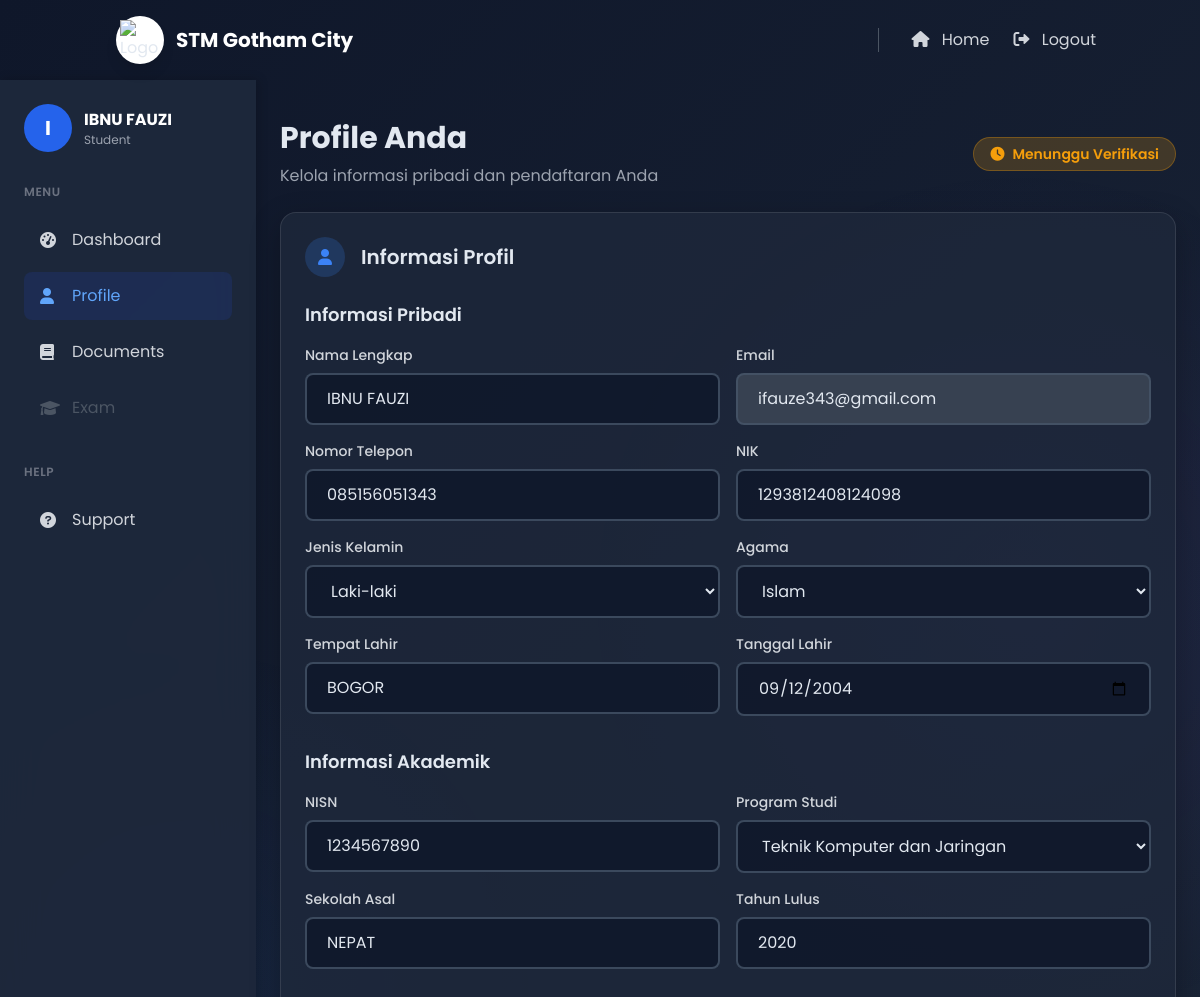
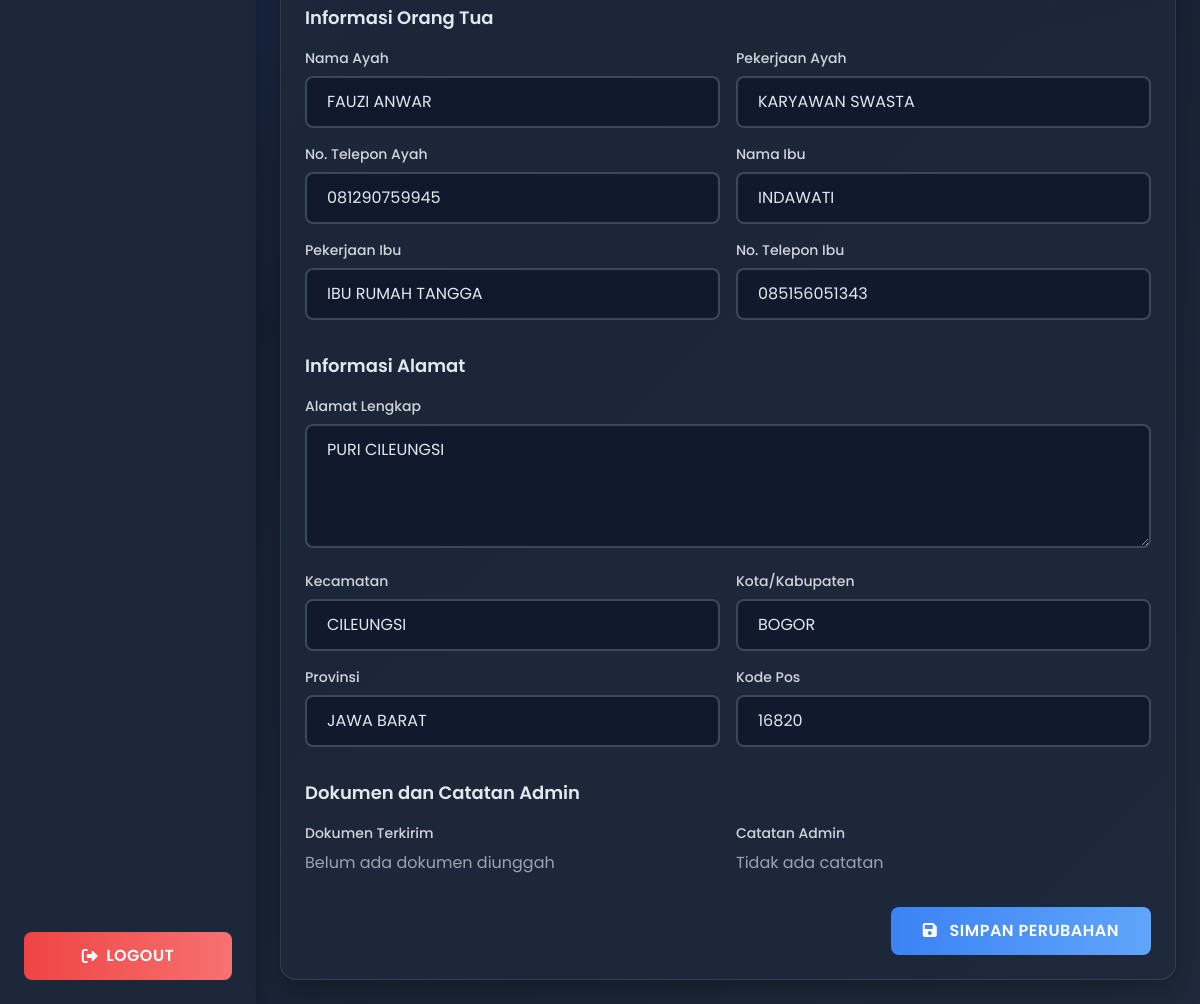
/login/student_profile.php (signed in), run on the app's committed database (2 pictures, top to bottom).
### tables this page shows
CREATE TABLE `registrations` (
  `id` int(11) NOT NULL AUTO_INCREMENT,
  `user_id` int(11) NOT NULL,
  `email` varchar(255) NOT NULL,
  `full_name` varchar(255) NOT NULL,
  `nisn` char(10) NOT NULL,
  `status` enum('Menunggu Verifikasi','Terverifikasi','Diterima','Ditolak') DEFAULT 'Menunggu Verifikasi',
  `admin_notes` text DEFAULT NULL,
  `created_at` datetime DEFAULT current_timestamp(),
  `exam_permission` tinyint(1) DEFAULT 0,
  `major_id` int(11) DEFAULT NULL,
  `phone` varchar(15) DEFAULT NULL,
  `birth_date` date DEFAULT NULL,
  `address` text DEFAULT NULL,
  `program` varchar(100) DEFAULT NULL,
  `gender` enum('Laki-laki','Perempuan') DEFAULT NULL,
  `birth_place` varchar(100) DEFAULT NULL,
  `nik` char(16) DEFAULT NULL,
  `religion` varchar(50) DEFAULT NULL,
  `previous_school` varchar(255) DEFAULT NULL,
  `graduation_year` year(4) DEFAULT NULL,
  `father_name` varchar(255) DEFAULT NULL,
  `father_occupation` varchar(100) DEFAULT NULL,
  `father_phone` varchar(15) DEFAULT NULL,
  `mother_name` varchar(255) DEFAULT NULL,
  `mother_occupation` varchar(100) DEFAULT NULL,
  `mother_phone` varchar(15) DEFAULT NULL,
  `district` varchar(100) DEFAULT NULL,
  `city` varchar(100) DEFAULT NULL,
  `province` varchar(100) DEFAULT NULL,
  `postal_code` varchar(10) DEFAULT NULL,
  `updated_at` datetime DEFAULT NULL,
  PRIMARY KEY (`id`),
  KEY `user_id` (`user_id`),
  KEY `major_id` (`major_id`),
  CONSTRAINT `registrations_ibfk_1` FOREIGN KEY (`user_id`) REFERENCES `users` (`user_id`) ON DELETE CASCADE,
  CONSTRAINT `registrations_ibfk_2` FOREIGN KEY (`major_id`) REFERENCES `majors` (`id`)
);

CREATE TABLE `majors` (
  `id` int(11) NOT NULL AUTO_INCREMENT,
  `name` varchar(100) NOT NULL,
  PRIMARY KEY (`id`)
);

### login/student_profile.php (the view, shortened to what the rows shown need)
<?php
$servername = "localhost";
$username = "root";
$password = "";
$dbname = "stm_gotham";
$conn = new mysqli($servername, $username, $password, $dbname);
$email = $_SESSION['email'];
$sql = "SELECT id, full_name, email, phone, birth_date, address, program, status, admin_notes, gender, birth_place, nik, religion, previous_school, nisn, graduation_year, father_name, father_occupation, father_phone, mother_name, mother_occupation, mother_phone, district, city, province, postal_code, exam_permission, major_id FROM registrations WHERE email = ?";
$stmt = $conn->prepare($sql);
$stmt->bind_param("s", $email);
$stmt->execute();
$result = $stmt->get_result();
$student = $result->fetch_assoc();
$sql_majors = "SELECT id, name FROM majors ORDER BY name";
$result_majors = $conn->query($sql_majors);
$majors = $result_majors->fetch_all(MYSQLI_ASSOC);
?>
<!DOCTYPE html>
<html lang="id">
<head>
    <script src="https://cdn.tailwindcss.com"></script>
    <link href="https://cdnjs.cloudflare.com/ajax/libs/font-awesome/6.0.0-beta3/css/all.min.css" rel="stylesheet">
</head>
<body>
    <div class="flex min-h-screen pt-24">
        <aside id="sidebar" class="sidebar w-64 fixed top-20 bottom-0 p-6 hidden md:block">
            <div class="flex items-center space-x-3 mb-8">
                <div class="w-12 h-12 rounded-full bg-blue-600 flex items-center justify-center">
                    <span class="text-xl font-bold text-white">
                        <?php echo substr($student['full_name'] ?? 'S', 0, 1); ?>
                    </span>
                </div>
                <div>
                    <h3 class="font-bold text-white">
                        <?php echo htmlspecialchars($student['full_name'] ?? 'Student'); ?>
                    </h3>
                    <p class="text-xs text-gray-400">Student</p>
                </div>
            </div>
        </aside>
        <main class="content flex-1 p-6 md:ml-64">
            <div class="max-w-7xl mx-auto">
                <div class="flex flex-col md:flex-row md:items-center md:justify-between mb-6">
                    <div>
                        <h1 class="text-3xl font-bold mb-2 slide-in">Profile Anda</h1>
                    </div>
                    <div class="mt-4 md:mt-0">
                        <?php
                        $statusClass = '';
                        $statusIcon = '';
                        switch($student['status']) {
                            case 'Menunggu Verifikasi':
                                $statusClass = 'status-pending';
                                $statusIcon = 'fa-clock';
                                break;
                        }
                        ?>
                        <div class="<?php echo $statusClass; ?> status-badge slide-in">
                            <i class="fas <?php echo $statusIcon; ?>"></i>
                            <?php echo htmlspecialchars($student['status']); ?>
                        </div>
                    </div>
                </div>
                <div class="card p-6 slide-in">
                    <div class="flex items-center space-x-4 mb-6">
                        <h2 class="text-xl font-semibold">Informasi Profil</h2>
                    </div>
                    <form id="profileForm" method="POST" class="space-y-8">
                        <div>
                            <div class="grid grid-cols-1 md:grid-cols-2 gap-4">
                                <div>
                                    <label for="full_name" class="block text-sm font-medium text-gray-300 mb-2">Nama Lengkap</label>
                                    <input type="text" id="full_name" name="full_name" value="<?php echo htmlspecialchars($student['full_name'] ?? ''); ?>" class="input-field w-full" required>
                                </div>
                                <div>
                                    <label for="email" class="block text-sm font-medium text-gray-300 mb-2">Email</label>
                                    <input type="email" id="email" value="<?php echo htmlspecialchars($student['email'] ?? ''); ?>" class="input-field w-full bg-gray-700" readonly>
                                </div>
                                <div>
                                    <label for="phone" class="block text-sm font-medium text-gray-300 mb-2">Nomor Telepon</label>
                                    <input type="tel" id="phone" name="phone" value="<?php echo htmlspecialchars($student['phone'] ?? ''); ?>" class="input-field w-full" pattern="[0-9]{0,15}">
                                </div>
                                <div>
                                    <label for="nik" class="block text-sm font-medium text-gray-300 mb-2">NIK</label>
                                    <input type="text" id="nik" name="nik" value="<?php echo htmlspecialchars($student['nik'] ?? ''); ?>" class="input-field w-full" pattern="\d{16}">
                                </div>
                                <div>
                                    <label for="gender" class="block text-sm font-medium text-gray-300 mb-2">Jenis Kelamin</label>
                                    <select id="gender" name="gender" class="input-field w-full">
                                        <option value="Laki-laki" <?php echo $student['gender'] === 'Laki-laki' ? 'selected' : ''; ?>>Laki-laki</option>
                                    </select>
                                </div>
                                <div>
                                    <label for="religion" class="block text-sm font-medium text-gray-300 mb-2">Agama</label>
                                    <select id="religion" name="religion" class="input-field w-full">
                                        <option value="Islam" <?php echo $student['religion'] === 'Islam' ? 'selected' : ''; ?>>Islam</option>
                                    </select>
                                </div>
                                <div>
                                    <label for="birth_place" class="block text-sm font-medium text-gray-300 mb-2">Tempat Lahir</label>
                                    <input type="text" id="birth_place" name="birth_place" value="<?php echo htmlspecialchars($student['birth_place'] ?? ''); ?>" class="input-field w-full">
                                </div>
                                <div>
                                    <label for="birth_date" class="block text-sm font-medium text-gray-300 mb-2">Tanggal Lahir</label>
                                    <input type="date" id="birth_date" name="birth_date" value="<?php echo htmlspecialchars($student['birth_date'] ?? ''); ?>" class="input-field w-full">
                                </div>
                            </div>
                        </div>
                        <div>
                            <div class="grid grid-cols-1 md:grid-cols-2 gap-4">
                                <div>
                                    <label for="nisn" class="block text-sm font-medium text-gray-300 mb-2">NISN</label>
                                    <input type="text" id="nisn" name="nisn" value="<?php echo htmlspecialchars($student['nisn'] ?? ''); ?>" class="input-field w-full" pattern="\d{10}" required>
                                </div>
                                <div>
                                    <label for="major_id" class="block text-sm font-medium text-gray-300 mb-2">Program Studi</label>
                                    <select id="major_id" name="major_id" class="input-field w-full">
                                        <?php foreach ($majors as $major): ?>
                                            <option value="<?php echo htmlspecialchars($major['id']); ?>" <?php echo $student['major_id'] == $major['id'] ? 'selected' : ''; ?>>
                                                <?php echo htmlspecialchars($major['name']); ?>
                                            </option>
                                        <?php endforeach; ?>
                                    </select>
                                </div>
                                <div>
                                    <label for="previous_school" class="block text-sm font-medium text-gray-300 mb-2">Sekolah Asal</label>
                                    <input type="text" id="previous_school" name="previous_school" value="<?php echo htmlspecialchars($student['previous_school'] ?? ''); ?>" class="input-field w-full">
                                </div>
                                <div>
                                    <label for="graduation_year" class="block text-sm font-medium text-gray-300 mb-2">Tahun Lulus</label>
                                    <input type="text" id="graduation_year" name="graduation_year" value="<?php echo htmlspecialchars($student['graduation_year'] ?? ''); ?>" class="input-field w-full" pattern="(19[0-9]{2}|20[0-9]{2}|21[0-5][0-5])">
                                </div>
                            </div>
                        </div>
                        <div>
                            <div class="grid grid-cols-1 md:grid-cols-2 gap-4">
                                <div>
                                    <label for="father_name" class="block text-sm font-medium text-gray-300 mb-2">Nama Ayah</label>
                                    <input type="text" id="father_name" name="father_name" value="<?php echo htmlspecialchars($student['father_name'] ?? ''); ?>" class="input-field w-full">
                                </div>
                                <div>
                                    <label for="father_occupation" class="block text-sm font-medium text-gray-300 mb-2">Pekerjaan Ayah</label>
                                    <input type="text" id="father_occupation" name="father_occupation" value="<?php echo htmlspecialchars($student['father_occupation'] ?? ''); ?>" class="input-field w-full">
                                </div>
                                <div>
                                    <label for="father_phone" class="block text-sm font-medium text-gray-300 mb-2">No. Telepon Ayah</label>
                                    <input type="tel" id="father_phone" name="father_phone" value="<?php echo htmlspecialchars($student['father_phone'] ?? ''); ?>" class="input-field w-full" pattern="[0-9]{0,15}">
                                </div>
                                <div>
                                    <label for="mother_name" class="block text-sm font-medium text-gray-300 mb-2">Nama Ibu</label>
                                    <input type="text" id="mother_name" name="mother_name" value="<?php echo htmlspecialchars($student['mother_name'] ?? ''); ?>" class="input-field w-full">
                                </div>
                                <div>
                                    <label for="mother_occupation" class="block text-sm font-medium text-gray-300 mb-2">Pekerjaan Ibu</label>
                                    <input type="text" id="mother_occupation" name="mother_occupation" value="<?php echo htmlspecialchars($student['mother_occupation'] ?? ''); ?>" class="input-field w-full">
                                </div>
                                <div>
                                    <label for="mother_phone" class="block text-sm font-medium text-gray-300 mb-2">No. Telepon Ibu</label>
                                    <input type="tel" id="mother_phone" name="mother_phone" value="<?php echo htmlspecialchars($student['mother_phone'] ?? ''); ?>" class="input-field w-full" pattern="[0-9]{0,15}">
                                </div>
                            </div>
                        </div>
                        <div>
                            <div class="grid grid-cols-1 md:grid-cols-2 gap-4">
                                <div class="md:col-span-2">
                                    <label for="address" class="block text-sm font-medium text-gray-300 mb-2">Alamat Lengkap</label>
                                    <textarea id="address" name="address" class="input-field w-full" rows="4"><?php echo htmlspecialchars($student['address'] ?? ''); ?></textarea>
                                </div>
                                <div>
                                    <label for="district" class="block text-sm font-medium text-gray-300 mb-2">Kecamatan</label>
                                    <input type="text" id="district" name="district" value="<?php echo htmlspecialchars($student['district'] ?? ''); ?>" class="input-field w-full">
                                </div>
                                <div>
                                    <label for="city" class="block text-sm font-medium text-gray-300 mb-2">Kota/Kabupaten</label>
                                    <input type="text" id="city" name="city" value="<?php echo htmlspecialchars($student['city'] ?? ''); ?>" class="input-field w-full">
                                </div>
                                <div>
                                    <label for="province" class="block text-sm font-medium text-gray-300 mb-2">Provinsi</label>
                                    <input type="text" id="province" name="province" value="<?php echo htmlspecialchars($student['province'] ?? ''); ?>" class="input-field w-full">
                                </div>
                                <div>
                                    <label for="postal_code" class="block text-sm font-medium text-gray-300 mb-2">Kode Pos</label>
                                    <input type="text" id="postal_code" name="postal_code" value="<?php echo htmlspecialchars($student['postal_code'] ?? ''); ?>" class="input-field w-full" pattern="\d{0,10}">
                                </div>
                            </div>
                        </div>
                        <div>
                            <div class="grid grid-cols-1 md:grid-cols-2 gap-4">
                                <div>
                                    <label class="block text-sm font-medium text-gray-300 mb-2">Catatan Admin</label>
                                    <p class="text-gray-400"><?php echo htmlspecialchars($student['admin_notes'] ?? 'Tidak ada catatan'); ?></p>
                                </div>
                            </div>
                        </div>
                    </form>
                </div>
            </div>
        </main>
    </div>
</body>
</html>

### data on the page
registrations: full_name "I", full_name "IBNU FAUZI", status "Menunggu Verifikasi", email "ifauze343@gmail.com", phone "085156051343", nik "1293812408124098", gender "Laki-laki", religion "Islam", birth_place "BOGOR", birth_date "09/12/2004", nisn "1234567890", major_id "Teknik Komputer dan Jaringan", previous_school "NEPAT", graduation_year "2020", father_name "FAUZI ANWAR", father_occupation "KARYAWAN SWASTA", father_phone "081290759945", mother_name "INDAWATI", mother_occupation "IBU RUMAH TANGGA", mother_phone "085156051343", address "PURI CILEUNGSI", district "CILEUNGSI", city "BOGOR", province "JAWA BARAT", postal_code "16820", admin_notes "Tidak ada catatan"
